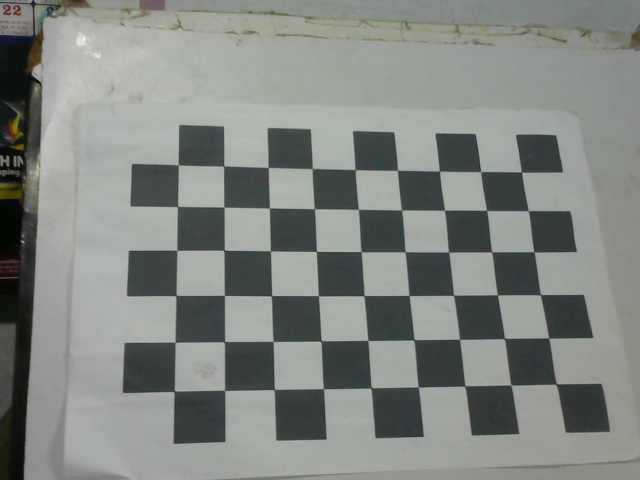
#> input picture Miscellaneous/CameraCalibration/captured_checkerboards/capture_0.png, 640 x 480 px
$ python undistorter.py
#> lines starting #> are read from the running program, lines starting #| are printed output that depends on the picture
"""
An experiment.. in knowing how calibration works.. and where need to apply

guide: https://docs.opencv.org/4.x/dc/dbb/tutorial_py_calibration.html, jump to section of "Undistortion"
How it is working.. ( do after reading the above article)
    - run the script..
    - 3 windows will popup -- analyze those by knowledge of above article.


"""

import numpy as np
import cv2

# Load the stored calibration matrices..
mtx = np.loadtxt('captured_checkerboards/cameraMatrix.txt', dtype='float', delimiter=',')
dist = np.loadtxt('captured_checkerboards/cameraDistortion.txt', dtype='float', delimiter=',')

img = cv2.imread('captured_checkerboards/capture_0.png')
#> img is the input picture: shape (480, 640, 3); mean B, G, R 129.3, 134, 129.4
print(img.shape)
#| (480, 640, 3)
h, w, ch = img.shape
#> h = 480; w = 640; ch = 3
new_cam_mtx, roi = cv2.getOptimalNewCameraMatrix(mtx, dist, (w, h), 1, (w, h))
#> roi = (10, 5, 621, 470)

undistorted = cv2.undistort(img, mtx, dist, None, new_cam_mtx)
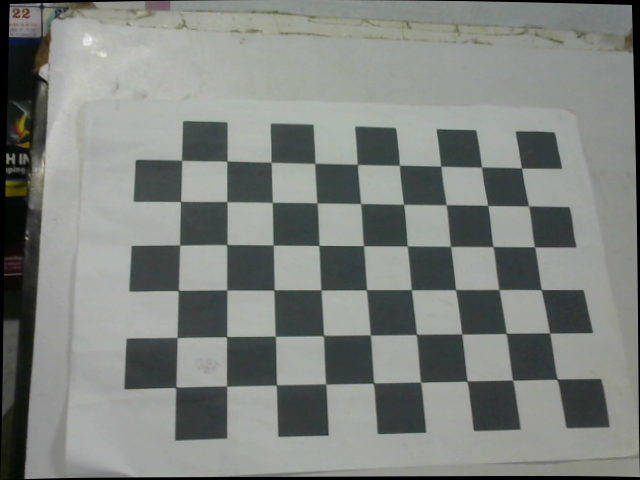
#> undistorted: shape (480, 640, 3); mean B, G, R 126.2, 130.8, 126.3

# crop.
x, y, w, h, = roi
#> x = 10; y = 5; w = 621; h = 470
cropped = undistorted[y:y+h, x:x+w]
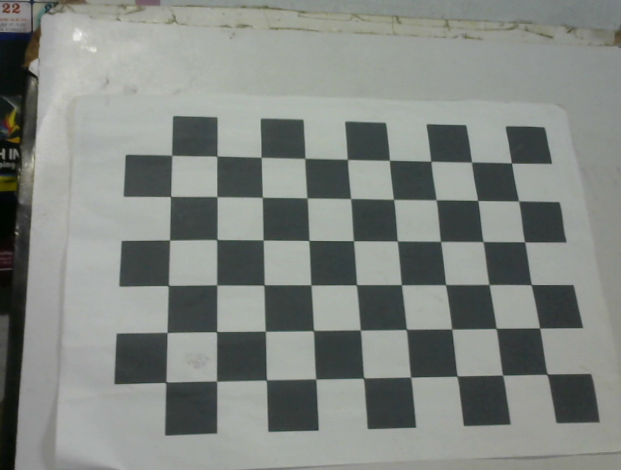
#> cropped: shape (470, 621, 3); mean B, G, R 129.9, 134.5, 129.8

cv2.imshow("original image", img)
cv2.imshow("undistorted image", undistorted)
cv2.imshow("Cropped image", cropped)

cv2.waitKey(0)
cv2.destroyAllWindows()

$ run again, with Miscellaneous/CameraCalibration/captured_checkerboards/capture_1.png copied over Miscellaneous/CameraCalibration/captured_checkerboards/capture_0.png
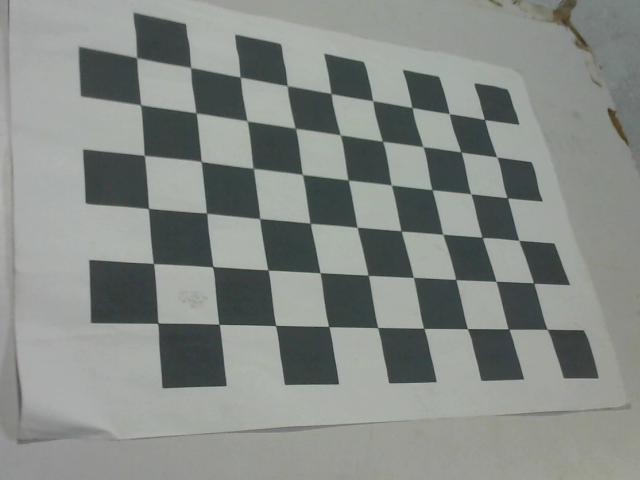
#> input picture Miscellaneous/CameraCalibration/captured_checkerboards/capture_1.png, 640 x 480 px
#> img is the input picture: shape (480, 640, 3); mean B, G, R 133.6, 138, 132.8
#| (480, 640, 3)
#> `undistorted = cv2.undistort(img, mtx, dist, None, new_cam_mtx)`:
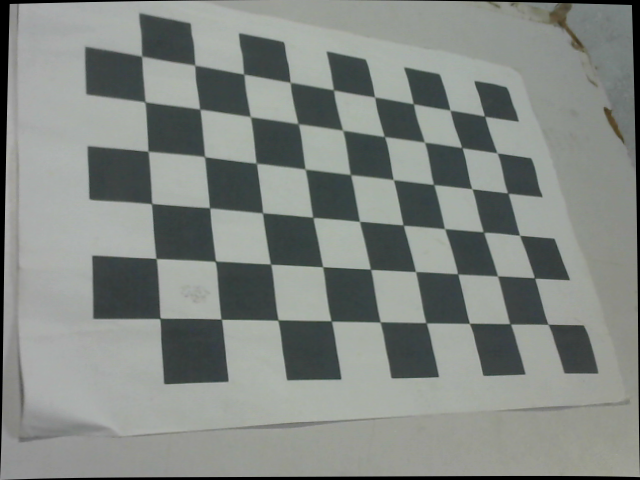
#> undistorted: shape (480, 640, 3); mean B, G, R 130.7, 134.9, 129.9
#> `cropped = undistorted[y:y+h, x:x+w]`:
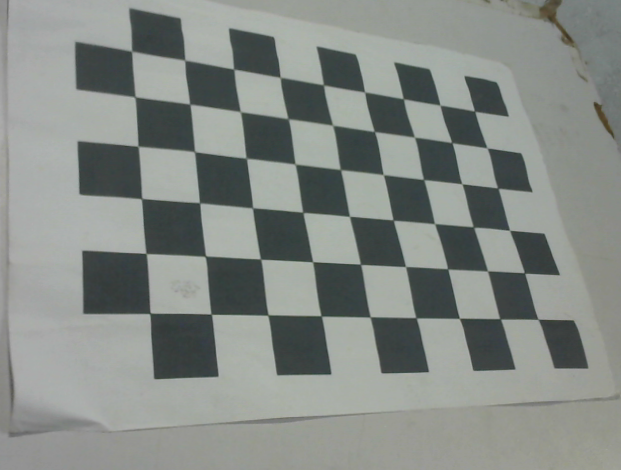
#> cropped: shape (470, 621, 3); mean B, G, R 133.3, 137.7, 132.4

$ run again, with Miscellaneous/CameraCalibration/captured_checkerboards/capture_10.png copied over Miscellaneous/CameraCalibration/captured_checkerboards/capture_0.png
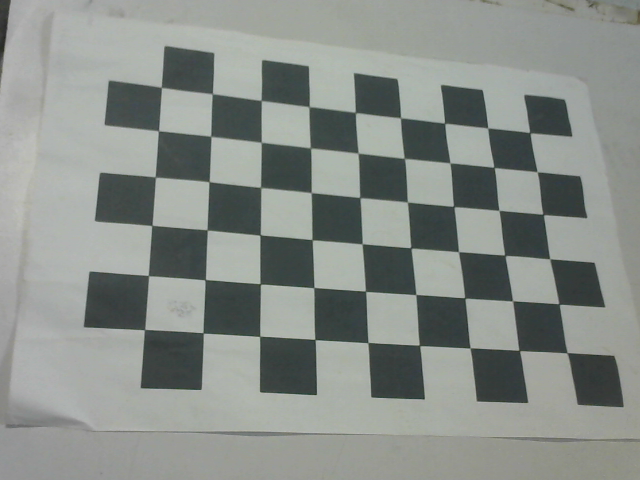
#> input picture Miscellaneous/CameraCalibration/captured_checkerboards/capture_10.png, 640 x 480 px
#> img is the input picture: shape (480, 640, 3); mean B, G, R 136.7, 141.4, 136
#| (480, 640, 3)
#> `undistorted = cv2.undistort(img, mtx, dist, None, new_cam_mtx)`:
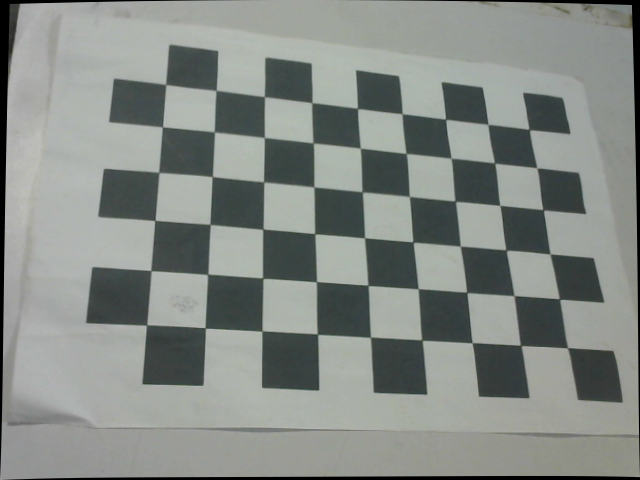
#> undistorted: shape (480, 640, 3); mean B, G, R 133.6, 138.2, 132.8
#> `cropped = undistorted[y:y+h, x:x+w]`:
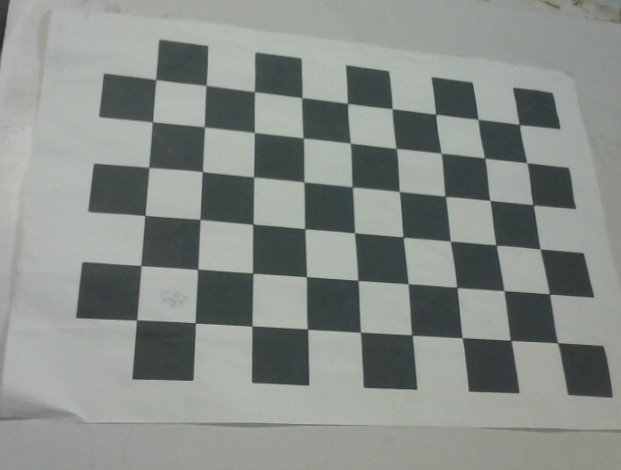
#> cropped: shape (470, 621, 3); mean B, G, R 136.3, 141, 135.4

$ run again, with Miscellaneous/CameraCalibration/captured_checkerboards/capture_11.png copied over Miscellaneous/CameraCalibration/captured_checkerboards/capture_0.png
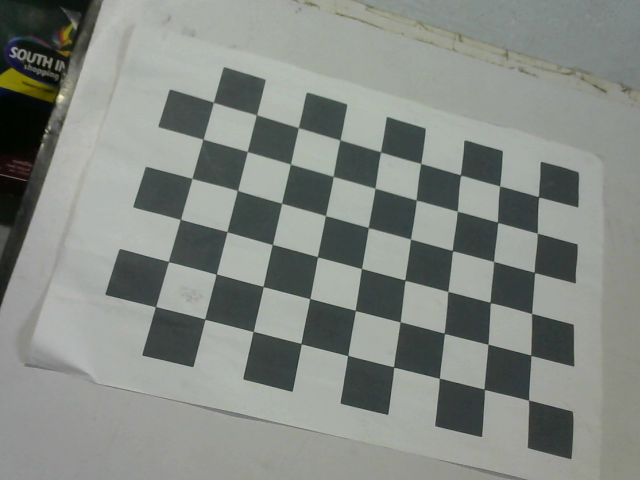
#> input picture Miscellaneous/CameraCalibration/captured_checkerboards/capture_11.png, 640 x 480 px
#> img is the input picture: shape (480, 640, 3); mean B, G, R 131.3, 136.9, 131.9
#| (480, 640, 3)
#> `undistorted = cv2.undistort(img, mtx, dist, None, new_cam_mtx)`:
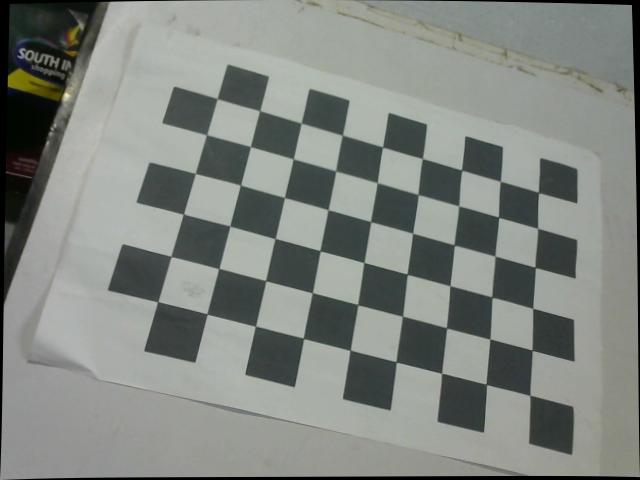
#> undistorted: shape (480, 640, 3); mean B, G, R 128.5, 133.9, 129
#> `cropped = undistorted[y:y+h, x:x+w]`:
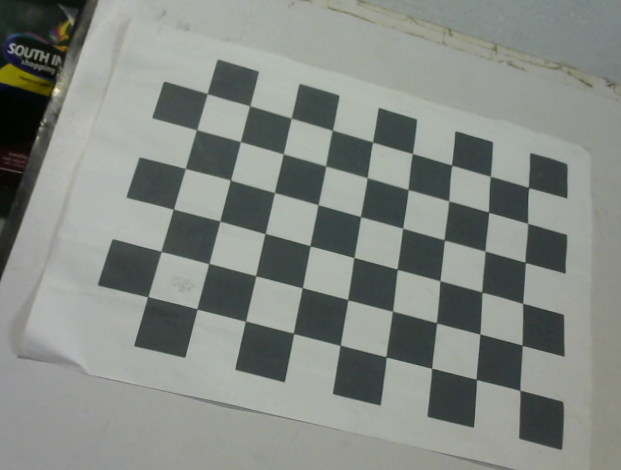
#> cropped: shape (470, 621, 3); mean B, G, R 131.6, 137.1, 132.1
